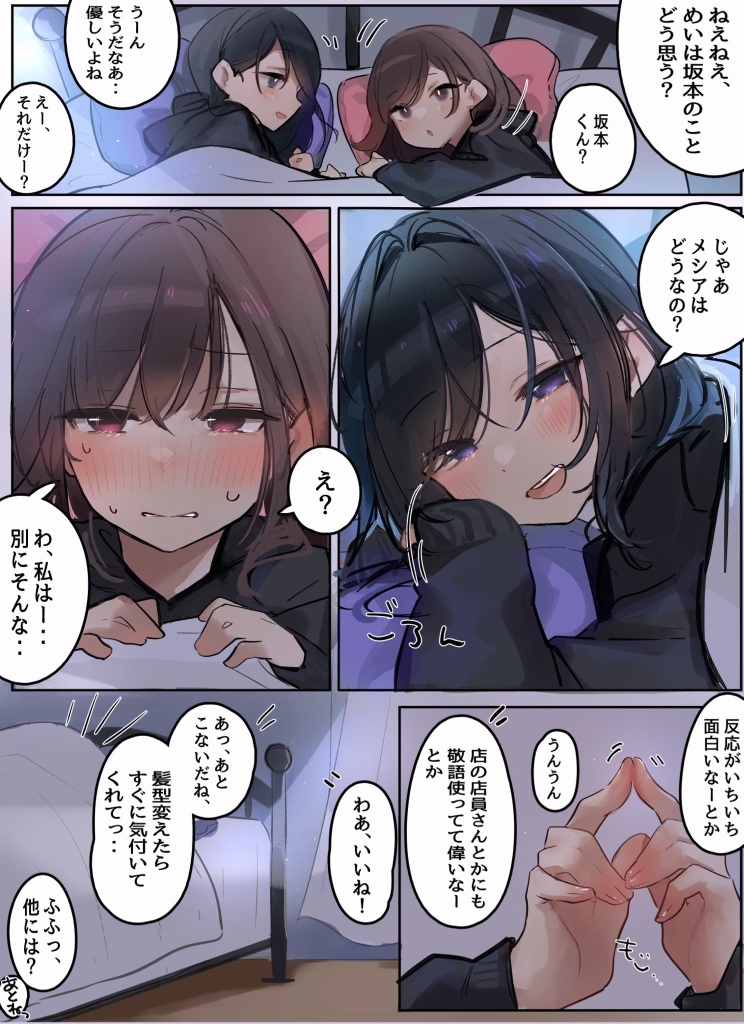
#> input picture samples/japanese_raw_manga.png, 1487 x 2048 px (shown at 1/2 size)
$ python -i detector.py   (imports and definitions only)
#> lines starting #> are read from the running program, lines starting #| are printed output that depends on the picture; after the words box and inside, x2 and y2 are one past the last pixel; in counts of white or black regions, pixels touching at a corner belong together
"""
Manga Bubble & Text Detector (Nutq Pufakchalarini Aniqlash Moduli).
Manga sahifasidagi nutq pufakchalari (speech bubbles), ramkalar va matn joylashgan
hududlarni OpenCV yordamida aniqlaydi va chegaralarini (bounding box) ajratadi.
"""

from dataclasses import dataclass
from typing import List, Tuple
import cv2
import numpy as np


@dataclass
class BubbleBox:
    id: int
    x: int
    y: int
    w: int
    h: int
    confidence: float = 1.0
    text_raw: str = ""
    text_uz: str = ""
    speaker: str = "Noma'lum"
    genre_tone: str = "Shonen"
    is_sfx: bool = False

    @property
    def bbox(self) -> Tuple[int, int, int, int]:
        return (self.x, self.y, self.w, self.h)

    def to_dict(self):
        return {
            "id": self.id,
            "x": self.x,
            "y": self.y,
            "w": self.w,
            "h": self.h,
            "confidence": round(self.confidence, 2),
            "text_raw": self.text_raw,
            "text_uz": self.text_uz,
            "speaker": self.speaker,
            "genre_tone": self.genre_tone,
            "is_sfx": self.is_sfx,
        }


class MangaBubbleDetector:
    def __init__(self, min_area: int = 1200, max_area_ratio: float = 0.45):
        """
        :param min_area: Pufakcha deb hisoblanadigan minimal maydon (pikselda)
        :param max_area_ratio: Sahifa umumiy maydoniga nisbatan maksimal pufakcha o'lchami
        """
        self.min_area = min_area
        self.max_area_ratio = max_area_ratio

    def detect_bubbles(self, image_np: np.ndarray) -> List[BubbleBox]:
        """
        Manga tasviridan nutq pufakchalarini avtomatik ajratib oladi.
        """
        if len(image_np.shape) == 3:
            gray = cv2.cvtColor(image_np, cv2.COLOR_BGR2GRAY)
        else:
            gray = image_np

        img_h, img_w = gray.shape[:2]
        total_area = img_h * img_w
        max_area = total_area * self.max_area_ratio

        # 1. Oq / och rangli pufakchalarni ajratish (Thresholding)
        _, thresh = cv2.threshold(gray, 225, 255, cv2.THRESH_BINARY)

        # 2. Morfologik operatsiyalar - matn bo'shliqlarini to'ldirish va konturni mustahkamlash
        kernel = cv2.getStructuringElement(cv2.MORPH_ELLIPSE, (15, 15))
        closed = cv2.morphologyEx(thresh, cv2.MORPH_CLOSE, kernel)
        opened = cv2.morphologyEx(closed, cv2.MORPH_OPEN, cv2.getStructuringElement(cv2.MORPH_ELLIPSE, (7, 7)))

        # 3. Konturlarni topish (RETR_TREE orqali ichki pufakchalarni ham aniqlash)
        contours, hierarchy = cv2.findContours(thresh, cv2.RETR_TREE, cv2.CHAIN_APPROX_SIMPLE)

        bubbles: List[BubbleBox] = []
        bubble_id = 1

        # Har bir konturni tekshirish
        candidates = []
        # Manga sahifasidagi odatiy pufakcha maydoni: 1500 dan 90000 px gacha
        max_bubble_area = min(max_area, total_area * 0.18)

        for cnt in contours:
            area = cv2.contourArea(cnt)
            if area < self.min_area or area > max_bubble_area:
                continue

            x, y, w, h = cv2.boundingRect(cnt)
            aspect_ratio = float(w) / max(h, 1)

            # Manga pufakchalari odatda elliptik yoki yumaloq to'rtburchak (0.35 dan 3.2 gacha)
            if 0.35 < aspect_ratio < 3.2:
                # Kontur ichida matn (qora piksellar / kontrast) borligini tekshirish
                roi_gray = gray[y:y+h, x:x+w]
                if roi_gray.size == 0:
                    continue

                mean_val = np.mean(roi_gray)
                std_val = np.std(roi_gray)

                # Pufakcha ichidagi fon och rangda (mean > 170) va matn bor (std > 8)
                if mean_val > 170 and std_val > 8:
                    candidates.append((x, y, w, h, area))

        # 4. Yapon manga o'qish tartibi bo'yicha saralash:
        # Manga an'anaviy ravishda o'ngdan chapga, yuqoridan pastga o'qiladi!
        # X koordinatasi teskari (img_w - x), Y koordinatasi to'g'ri tartibda
        candidates.sort(key=lambda b: (b[1] // 80, -b[0]))

        # 5. Qoplanuvchi (ichma-ich) to'rtburchaklarni birlashtirish / filtrlash
        filtered = self._non_max_suppression(candidates)

        for x, y, w, h, _ in filtered:
            bubbles.append(
                BubbleBox(
                    id=bubble_id,
                    x=int(x),
                    y=int(y),
                    w=int(w),
                    h=int(h),
                    confidence=0.92
                )
            )
            bubble_id += 1

        return bubbles

    def _non_max_suppression(self, boxes: List[Tuple[int, int, int, int, float]], iou_thresh: float = 0.3):
        """Ichma-ich yoki qisman qoplagan qutilarni tozalaydi."""
        if not boxes:
            return []

        clean_boxes = []
        for b in boxes:
            x1, y1, w1, h1, a1 = b
            keep = True
            for cb in clean_boxes:
                x2, y2, w2, h2, a2 = cb
                # Kesishtirish maydoni
                ix1 = max(x1, x2)
                iy1 = max(y1, y2)
                ix2 = min(x1 + w1, x2 + w2)
                iy2 = min(y1 + h1, y2 + h2)

                iw = max(0, ix2 - ix1)
                ih = max(0, iy2 - iy1)
                inter_area = iw * ih

                if inter_area > 0:
                    min_area = min(a1, a2)
                    if inter_area / min_area > 0.65:
                        keep = False
                        break
            if keep:
                clean_boxes.append(b)
        return clean_boxes

>>> import cv2
>>> picture = cv2.imread('../samples/japanese_raw_manga.png')
#> picture is the input picture: shape (2048, 1487, 3); mean B, G, R 136.3, 123.4, 130.5
>>> result = MangaBubbleDetector().detect_bubbles(picture)
#> in detect_bubbles, `gray = cv2.cvtColor(image_np, cv2.COLOR_BGR2GRAY)`:
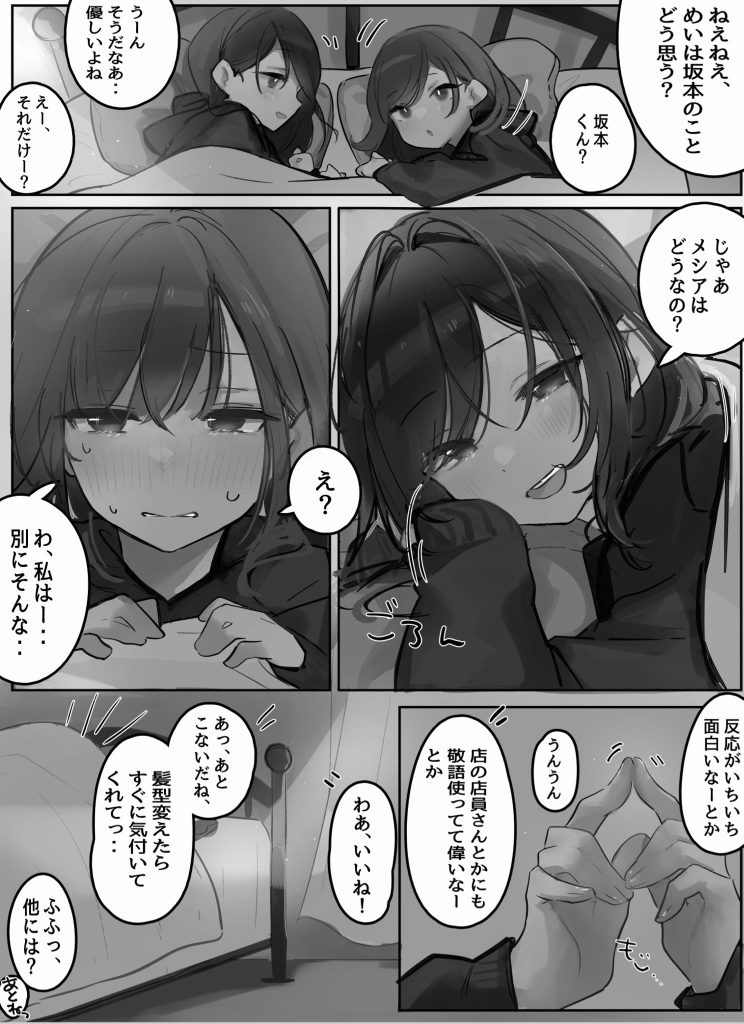
#> gray: shape (2048, 1487) (shown at 1/2 size); min 0, max 255, mean 127.1
#> in detect_bubbles, `_, thresh = cv2.threshold(gray, 225, 255, cv2.THRESH_BINARY)`:
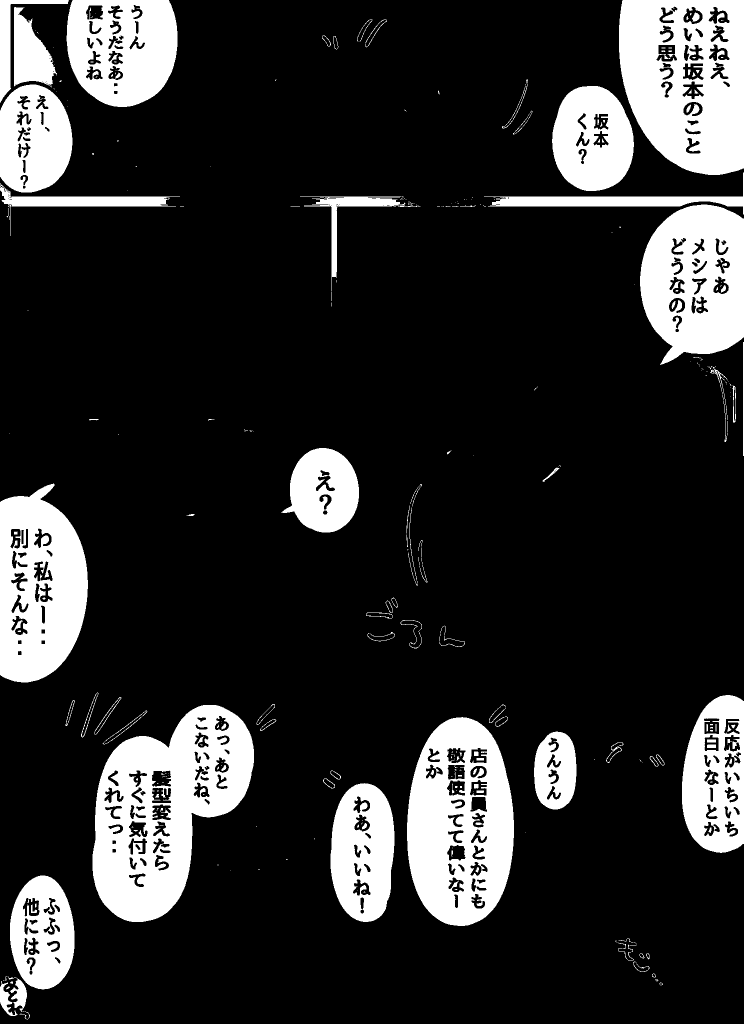
#> thresh: shape (2048, 1487) (shown at 1/2 size); 17.5% white; 362 white regions (238 under 20 px), largest, box (x1, y1, x2, y2) and area: (185, 1410, 508, 1844) 76928, (1238, 0, 1487, 350) 66259, (814, 1434, 1028, 1852) 60699
#> in detect_bubbles, `closed = cv2.morphologyEx(thresh, cv2.MORPH_CLOSE, kernel)`:
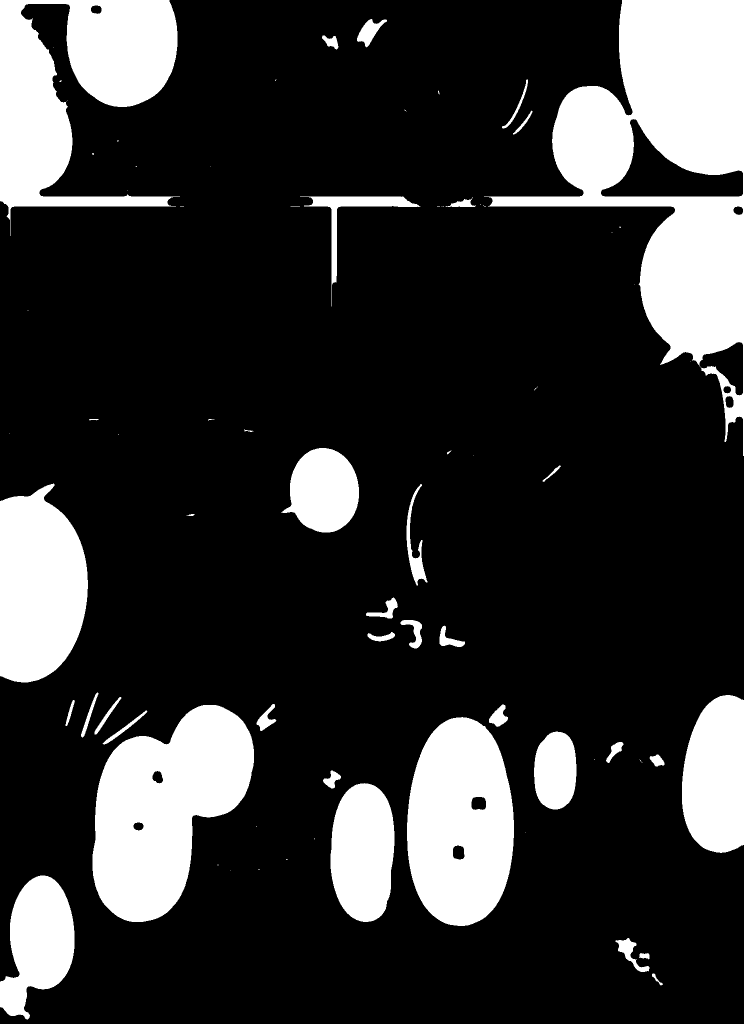
#> closed: shape (2048, 1487) (shown at 1/2 size); 20.3% white; 76 white regions (37 under 20 px), largest, box (x1, y1, x2, y2) and area: (968, 0, 1487, 912) 171298, (0, 0, 360, 472) 90136, (185, 1410, 508, 1844) 88171
#> in detect_bubbles, `opened = cv2.morphologyEx(closed, cv2.MORPH_OPEN, cv2.getStructuringEl..`:
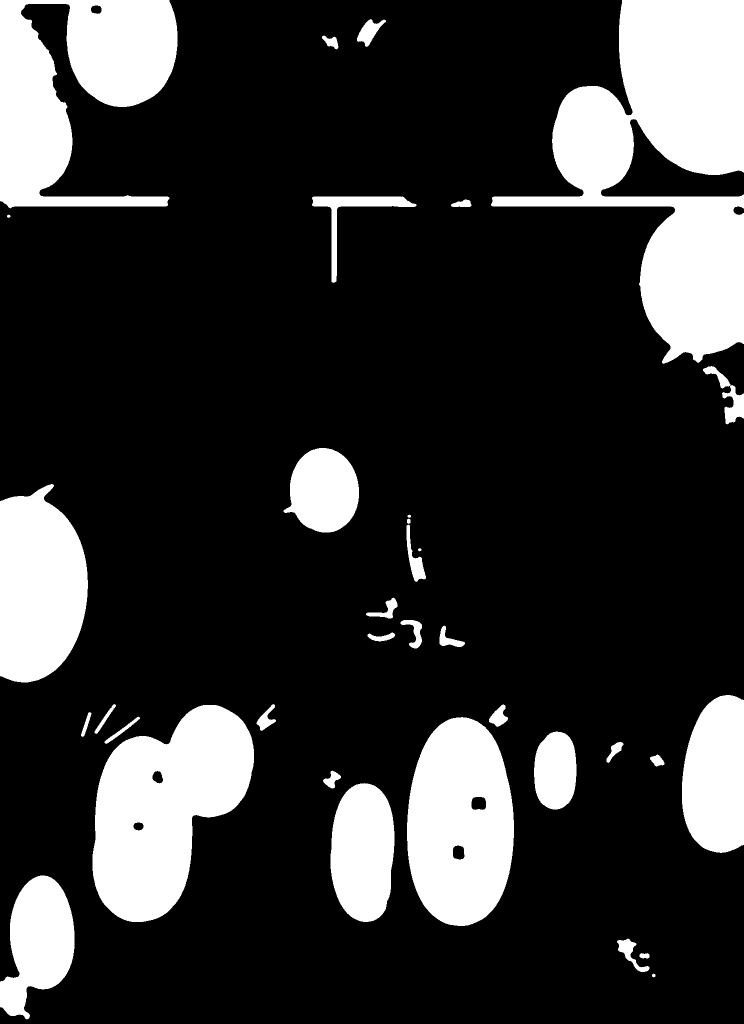
#> opened: shape (2048, 1487) (shown at 1/2 size); 20.1% white; 35 white regions
#> in detect_bubbles, `contours, hierarchy = cv2.findContours(thresh, cv2.RETR_TREE, cv2.CHAI..`: contours = 672 contours, 349 with area under 20; largest, box (x1, y1, x2, y2) and area: (185, 1410, 508, 1844) 88130, (1238, 0, 1487, 350) 75587, (814, 1434, 1028, 1852) 71152, (0, 967, 176, 1365) 55162, (1280, 409, 1487, 730) 52708
#> the loop in detect_bubbles, `for cnt in contours:` made 672 passes
#> (area, x, y, w, h, aspect_ratio, mean_val, std_val) on passes 26, 52, 83, 91, 151, 231, 299, 330, 417, 471, 540, 551: (22939, 20, 1751, 129, 228, 0.566, 204.7, 83.21), (28559, 661, 1566, 128, 278, 0.46, 213.9, 76.16), (10656.5, 1068, 1463, 85, 156, 0.545, 209.9, 80.22), (71152.5, 814, 1434, 214, 418, 0.512, 207.5, 77.23), (88130.5, 185, 1410, 323, 434, 0.744, 196.2, 77.77), (32429.5, 1364, 1390, 123, 316, 0.389, 206.3, 81.32), (55161.5, 0, 967, 176, 398, 0.442, 204, 87.36), (18473.5, 562, 896, 156, 169, 0.923, 188.8, 95.61), (52708.5, 1280, 409, 207, 321, 0.645, 212.1, 78.97), (4149, 600, 393, 235, 190, 1.24, 131.2, 68.23), (26982, 1104, 172, 164, 210, 0.781, 214.4, 77.13), (25649, 0, 169, 145, 216, 0.671, 222.4, 70.22)
#> area on passes 4, 7, 11, 13, 14, 15: 20.5, 765.5, 1066, 36.5, 31, 24.5
#> after the loop in detect_bubbles, `for cnt in contours:`:
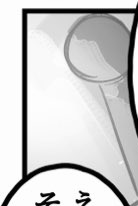
#> roi_gray: shape (206, 138); min 0, max 255, mean 204.6
#> after the loop in detect_bubbles, `for cnt in contours:`: candidates = 15 items, first 6: (20, 1751, 129, 228, 22939), (661, 1566, 128, 278, 28559), (1068, 1463, 85, 156, 10656.5), (814, 1434, 214, 418, 71152.5), (185, 1410, 323, 434, 88130.5), (1364, 1390, 123, 316, 32429.5)
#> the loop in _non_max_suppression, `for b in boxes:` made 15 passes
#> (x1, y1, w1, h1, a1) on passes 1 to 12: (1238, 0, 249, 350, 75587), (133, 0, 222, 214, 40152.5), (28, 14, 86, 161, 7978), (0, 0, 138, 206, 4606), (1104, 172, 164, 210, 26982), (0, 169, 145, 216, 25649), (1280, 409, 207, 321, 52708.5), (562, 896, 156, 169, 18473.5), (0, 967, 176, 398, 55161.5), (1364, 1390, 123, 316, 32429.5), (814, 1434, 214, 418, 71152.5), (185, 1410, 323, 434, 88130.5)
#> after the loop in _non_max_suppression, `for b in boxes:`: clean_boxes = 14 items, first 6: (1238, 0, 249, 350, 75587), (133, 0, 222, 214, 40152.5), (28, 14, 86, 161, 7978), (1104, 172, 164, 210, 26982), (0, 169, 145, 216, 25649), (1280, 409, 207, 321, 52708.5)
#> in detect_bubbles, `filtered = self._non_max_suppression(candidates)`: filtered has the same summary as clean_boxes in _non_max_suppression
#> the loop in detect_bubbles, `for x, y, w, h, _ in filtered:` made 14 passes
#> (x, y, w, h) on passes 1 to 12: (1238, 0, 249, 350), (133, 0, 222, 214), (28, 14, 86, 161), (1104, 172, 164, 210), (0, 169, 145, 216), (1280, 409, 207, 321), (562, 896, 156, 169), (0, 967, 176, 398), (1364, 1390, 123, 316), (814, 1434, 214, 418), (185, 1410, 323, 434), (1068, 1463, 85, 156)
#> after the loop in detect_bubbles, `for x, y, w, h, _ in filtered:`: bubble_id = 15; bubbles = 14 items
#> result = 14 items
